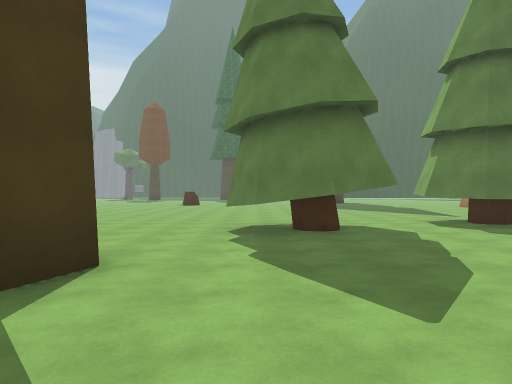
view 1 (above)

24 first-person views from a walk through a scene from a Unity 3-D project. The camera is 1.5 m above the floor, looks level and sees 70° across. The floor is counted in squares, 2 m on a side. Each view is taken from the middle of a square. On the plan, view 1 faces up. The plan holds only what a view shows up to about 11 squares ahead; the rest is blank. The place goes on beyond the plan. The player character is not drawn. Surface patterns are stand-ins for the level's own textures.

view 2
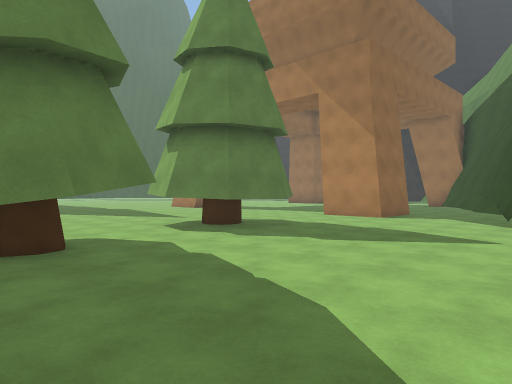

view 3
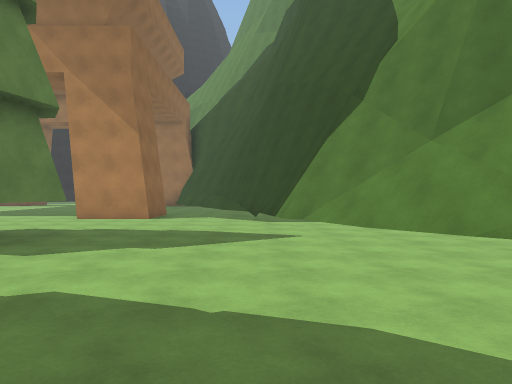

view 4
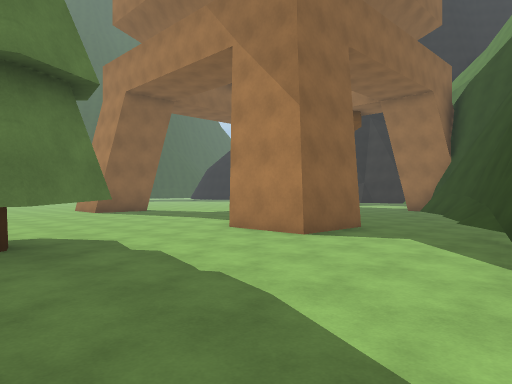

view 5
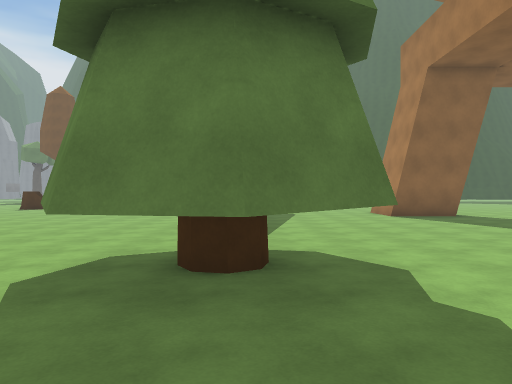

view 6
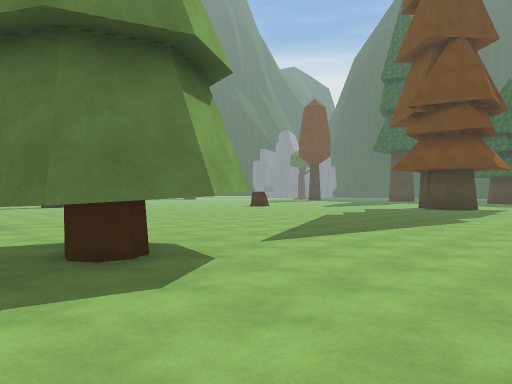

view 7
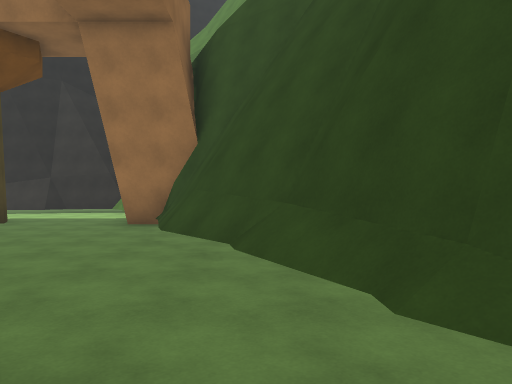

view 8
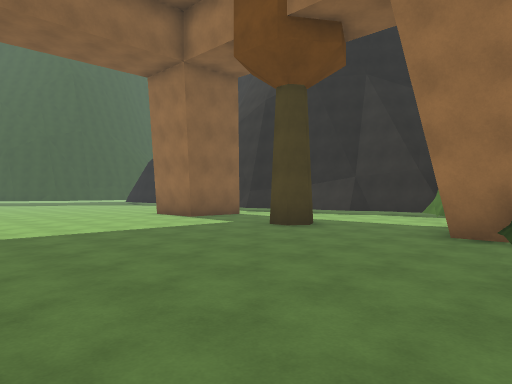

view 9
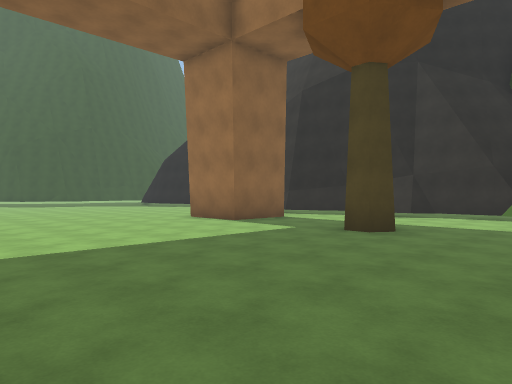

view 10
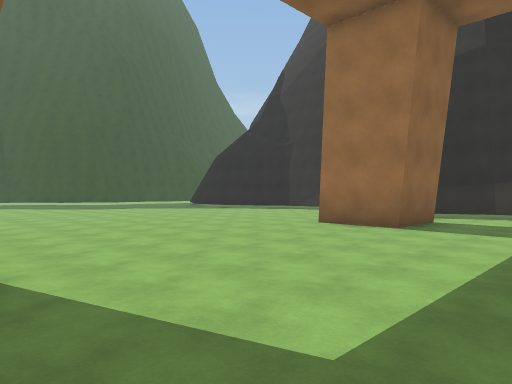

view 11
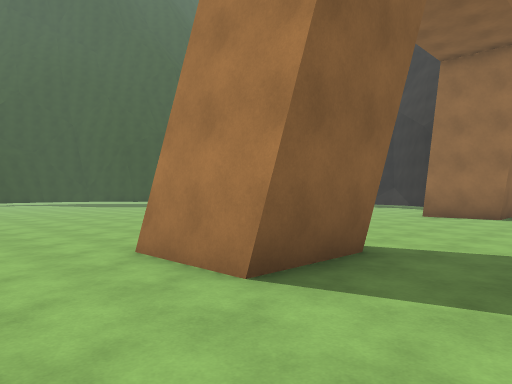

view 12
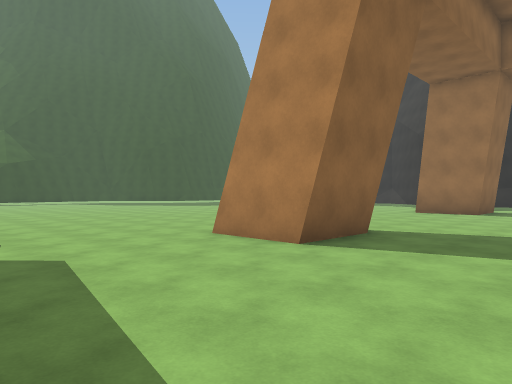

view 13
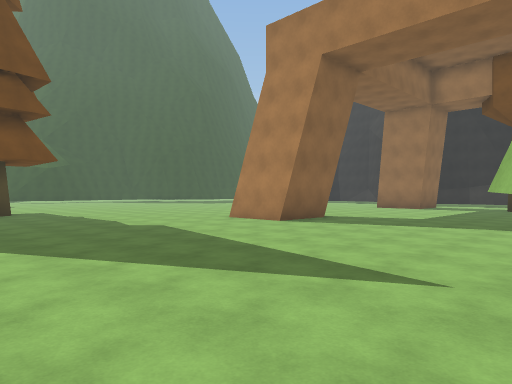

view 14
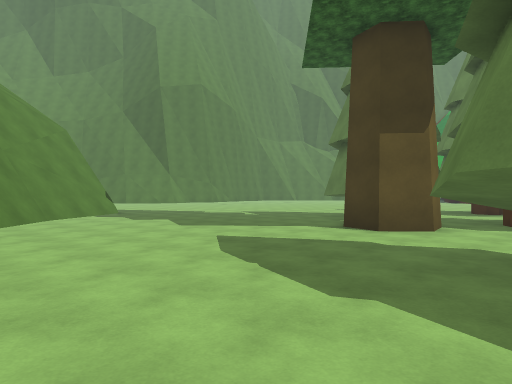

view 15
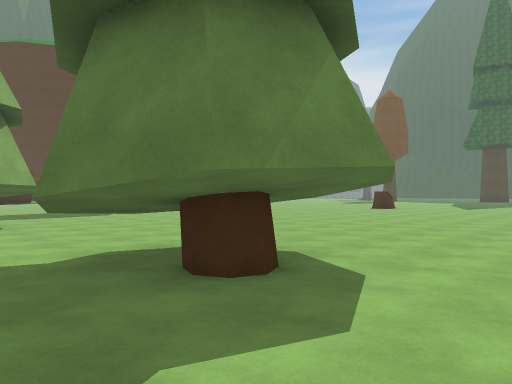

view 16
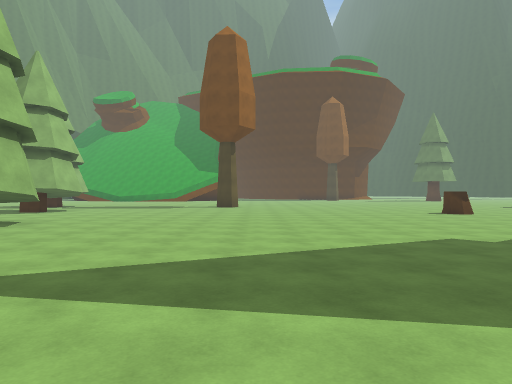

view 17
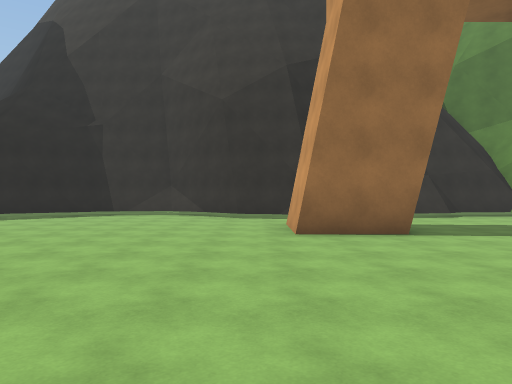

view 18
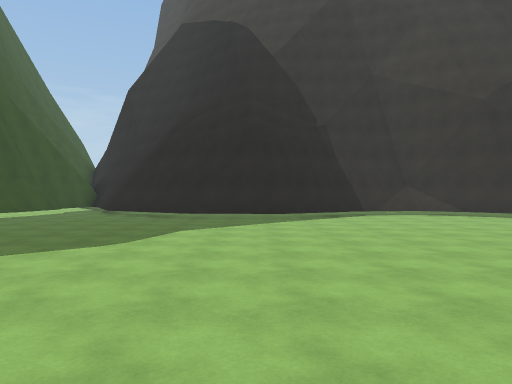

view 19
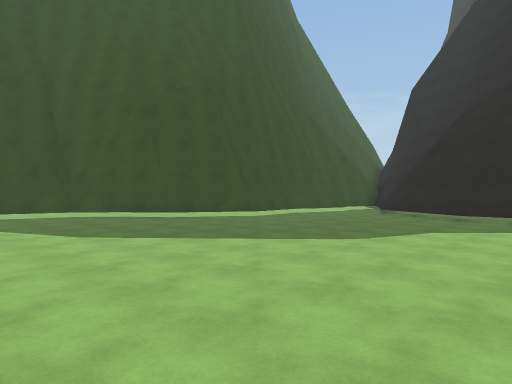

view 20
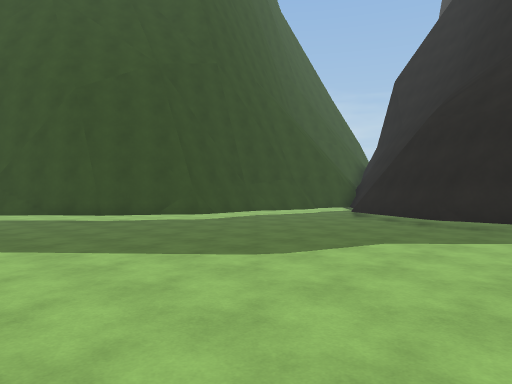

view 21
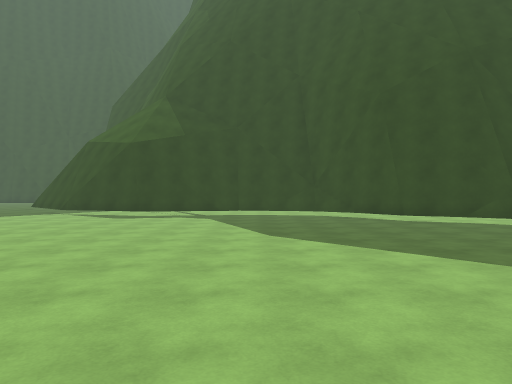

view 22
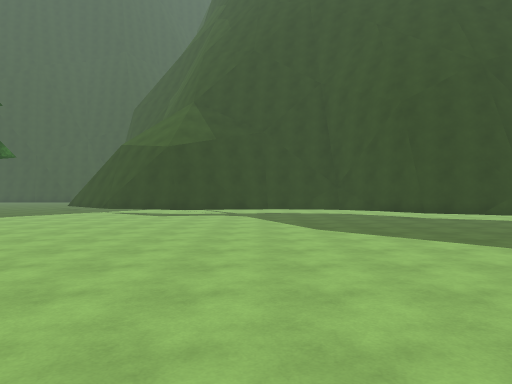

view 23
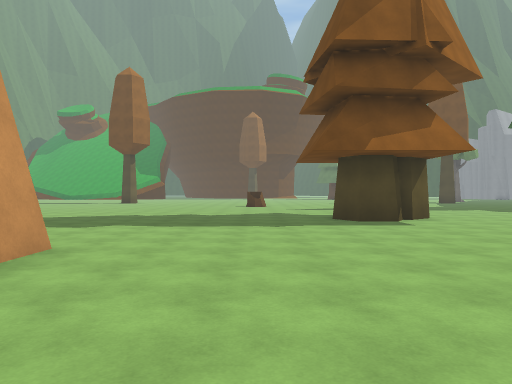

view 24
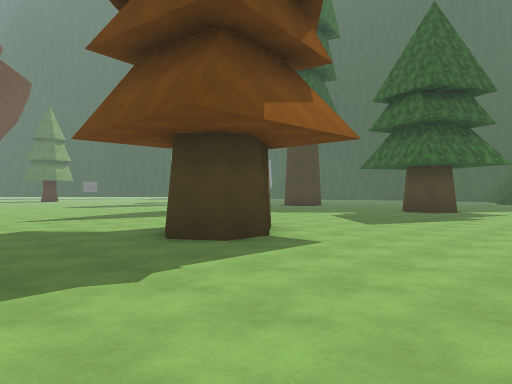

### Floor plan
Key: @ floor where view 1 was taken; # wall or solid block; . floor; / step, stairs or slope; T tree; P pine tree.
Columns run from 2 left of view 1 to 25 right of it. Each row starts with its distance up from view 1.
 37           ..........##
 36          ............##
 35          .............#####
 34           .................
 33          ..................
 32         ....................
 31        .... ...............#
 30       ..... ..............##
 29      ......  .............#
 28      .......  ............#
 27       ...... .............#
 26       P...................#
 25  .... P#..................#
 24 ......P#...................
 23 ...........................
 22 ...........................
 21 ..  .......................
 20 ....  ....................#
 19 ..... ....................#
 18 .............# .......##.##
 17 .............##.......##.##
 16 ..........................#
 15 ..........................#
 14 ..........................#
 13 ......................T...#
 12 ......................T....
 11 ..........................##
 10 .......# T.... ..........##
  9 ...#..T###...# .......#
  8 ..TT#..TTT...# ......##
  7 ..T##...T....##.../###
  6 ..T##...........//##
  5 ..............//###
  4 P............####
  3 #........./###
  2 ........//##
  1 .......///#
  0 ..@.../ ###
 -1 ...../#
 -2 ..../##
 -3  ..###
 -4   ##

Where each view was taken, in squares from view 1:
view 1: 0 up, 0 right, facing up
view 2: 2 up, 0 right, facing up-right
view 3: 4 up, 0 right, facing right
view 4: 3 up, 5 right, facing up-right
view 5: 5 up, 6 right, facing up
view 6: 7 up, 10 right, facing up-left
view 7: 6 up, 11 right, facing right
view 8: 7 up, 13 right, facing up-right
view 9: 9 up, 13 right, facing up-right
view 10: 13 up, 12 right, facing up-right
view 11: 14 up, 8 right, facing up-right
view 12: 13 up, 6 right, facing up-right
view 13: 10 up, 3 right, facing up-right
view 14: 7 up, 5 right, facing down-left
view 15: 5 up, 4 right, facing up-left
view 16: 14 up, 9 right, facing left
view 17: 19 up, 13 right, facing right
view 18: 27 up, 13 right, facing right
view 19: 26 up, 13 right, facing up-right
view 20: 26 up, 15 right, facing up-right
view 21: 26 up, 15 right, facing up
view 22: 25 up, 14 right, facing up
view 23: 21 up, 15 right, facing left
view 24: 20 up, 10 right, facing up-left
